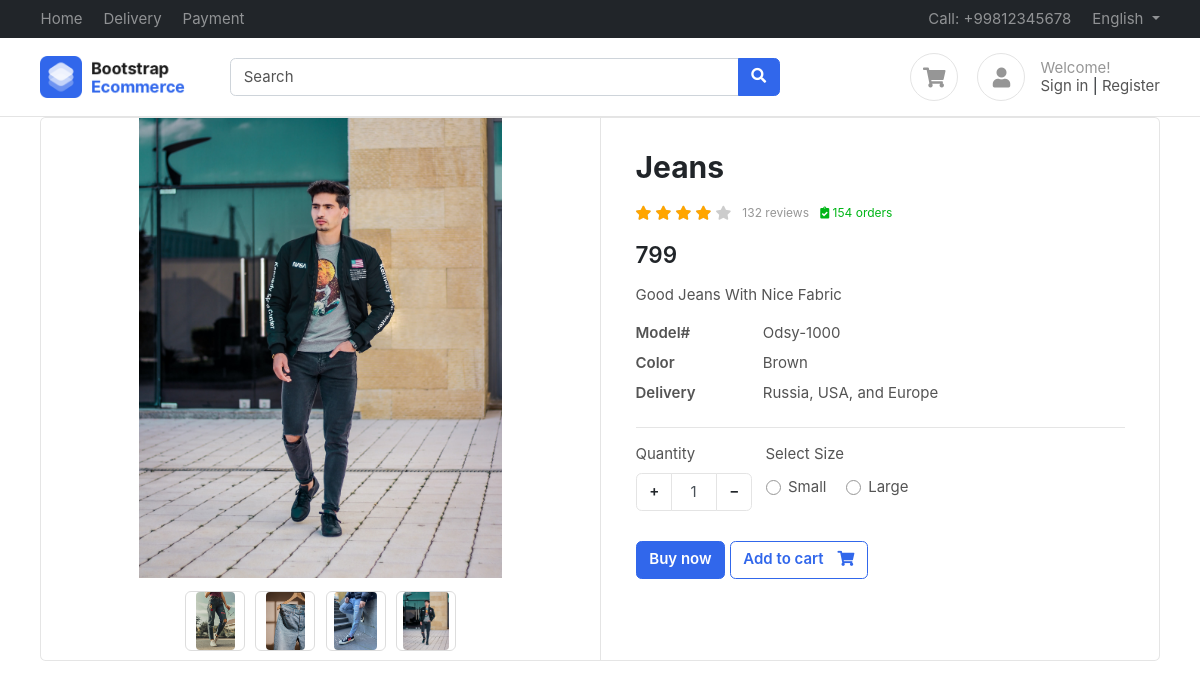
The app's page /products/jeans/ with its own data.
### products/models.py (models this page shows, shortened)
class Product(BaseModel):
    product_name = models.CharField(max_length=464)
    slug = models.SlugField(unique=True,null=True,blank=True)
    category =models.ForeignKey(Category, on_delete=models.CASCADE,related_name="product")
    price = models.IntegerField()
    product_description = models.TextField()
    color_variant = models.ManyToManyField(ColorVariant,blank=True)
    size_variant = models.ManyToManyField(SizeVariant,blank=True)

class ProductImage(BaseModel):
    product=models.ForeignKey(Product,on_delete=models.CASCADE,related_name="product_image",default="NO records")
    image=models.ImageField(upload_to="product",default="No images")

class SizeVariant(BaseModel):
    size_name=models.CharField(max_length=78)
    price=models.IntegerField()

### products/views.py (the view, shortened to what this page needs)
# urls.py: path("<slug>/", get_product, name="get_product"),
def get_product(request,slug):
    try:
        product=Product.objects.get(slug=slug)
        context={'product':product}
        a=product.size_variant
        print(a)
        return render(request,"products/products.html", context=context)
    except Exception as e:
        print(e)

### templates/products/products.html (shortened to what this page needs)
{% extends 'base/base.html' %}
{% block start %}
<div class="container">
  <div class="card">
    <div class="row no-gutters">
      <aside class="col-md-6">
        <article class="gallery-wrap">
          <div class="img-big-wrap">
            <div> <a href="#"><img src="/media/{{product.product_image.first.image}}"></a></div>
          </div>
          <div class="thumbs-wrap">
            {% for image in product.product_image.all %}
            <a href="#" class="item-thumb"> <img src="/media/{{image.image}}"></a>
            {% endfor %}
          </div>
        </article>
      </aside>
      <main class="col-md-6 border-left">
        <article class="content-body">
          <h2 class="title">{{product.product_name}}</h2>
          <div class="rating-wrap my-3">
            <ul class="rating-stars">
              <li style="width:80%" class="stars-active">
                <i class="fa fa-star"></i> <i class="fa fa-star"></i>
                <i class="fa fa-star"></i> <i class="fa fa-star"></i>
              </li>
              <li>
                <i class="fa fa-star"></i> <i class="fa fa-star"></i>
                <i class="fa fa-star"></i> <i class="fa fa-star"></i>
                <i class="fa fa-star"></i>
              </li>
            </ul>
            <small class="label-rating text-muted">132 reviews</small>
            <small class="label-rating text-success"> <i class="fa fa-clipboard-check"></i> 154 orders </small>
          </div>
          <div class="mb-3">
            <var class="price h4">
              {% if updated_price %}
              {{updated_price}}
              {% else %}
              {{product.price}}
             {% endif %}
            </var>
          </div>
          <p>{{product.product_description}}</p>
          <dl class="row">
            <dt class="col-sm-3">Model#</dt>
            <dd class="col-sm-9">Odsy-1000</dd>
            <dt class="col-sm-3">Color</dt>
            <dd class="col-sm-9">Brown</dd>
            <dt class="col-sm-3">Delivery</dt>
            <dd class="col-sm-9">Russia, USA, and Europe </dd>
          </dl>
          <hr>
          <div class="form-row">
            <div class="form-group col-md flex-grow-0">
              <label>Quantity</label>
              <div class="input-group mb-3 input-spinner">
                <div class="input-group-prepend">
                  <button class="btn btn-light" type="button" id="button-plus"> + </button>
                </div>
                <input type="text" class="form-control" value="1">
                <div class="input-group-append">
                  <button class="btn btn-light" type="button" id="button-minus"> − </button>
                </div>
              </div>
            </div>
            <div class="form-group col-md">
              {% if product.size_variant.count %}
              <label>Select Size</label>
              <div class="mt-1">
                {% for size in product.size_variant.all %}
                <label class="custom-control custom-radio custom-control-inline">
                  <div class="custom-control-label">{{size.size_name}}</div>
                </label>
                {% endfor %}
              </div>
               {% endif %}
            </div>
          </div>
          <a href="#" class="btn  btn-primary"> Buy now </a>
          <a href="{% url 'add_to_cart' product.uid %}?variant={{selected_size}}" class="btn  btn-outline-primary"> <span class="text">Add to cart</span> <i
              class="fas fa-shopping-cart"></i> </a>
        </article>
      </main>
    </div>
  </div>
</div>
{% endblock %}

### public/static/css/ui.css (style rules this page uses)
html { font-family: 'Inter', sans-serif; font-size: 15px; }
.content-body { flex: 1 1 auto; padding: 2rem 2.3rem; }
var { font-style: normal; }
article:after, .form-group:after { display: block; clear: both; content: ""; }
.card .title { color: #212529; }
.btn-light { background-color: #fff; border-color: #e4e4e4; }
.btn .text + i { margin-left: 10px; }
dl[class="row"] { margin-bottom: 0; }
.price { font-weight: 600; color: #212529; }
.label-rating { margin-left: 7px; display: inline-block; vertical-align: middle; }
.rating-stars { display: inline-block; vertical-align: middle; list-style: none; margin: 0; padding: 0; position: relative; white-space: nowrap; clear: both; }
.rating-stars i { font-size: 14px; color: #ccc; display: inline; }
.rating-stars li { display: block; text-overflow: clip; white-space: nowrap; z-index: 1; }
.rating-stars li.stars-active { z-index: 2; position: absolute; top: 0; left: 0; overflow: hidden; }
.rating-stars li.stars-active i { color: orange; }
.input-spinner { width: 120px; flex-wrap: nowrap; display: inline-flex; }
.input-spinner input.form-control { text-align: center; max-width: 46px; flex-basis: 46px; border-color: #e4e4e4; flex-grow: 0; }
.input-spinner .btn { width: 36px; text-align: center; }
.gallery-wrap .img-big-wrap { margin-bottom: 10px; border-radius: 0.37rem; overflow: hidden; background-color: #fff; }
.gallery-wrap .img-big-wrap a { text-align: center; display: block; }
.gallery-wrap .img-big-wrap img { height: 460px; width: auto; display: inline-block; cursor: zoom-in; }
.gallery-wrap .thumbs-wrap { text-align: center; }
.gallery-wrap .thumbs-wrap .item-thumb { width: 60px; height: 60px; border: 1px solid #ddd; border-radius: 6px; margin: 3px; display: inline-block; overflow: hidden; }
.gallery-wrap .thumbs-wrap img { max-width: 100%; max-height: 100%; object-fit: cover; border-radius: 4px; cursor: zoom-in; }

### records on screen
Product: product_image.first.image (picture), product_name "Jeans", price "799", product_description "Good Jeans With Nice Fabric"
ProductImage: image (picture)
ProductImage: image (picture)
ProductImage: image (picture)
ProductImage: image (picture)
SizeVariant: size_name "Small"
SizeVariant: size_name "Large"
